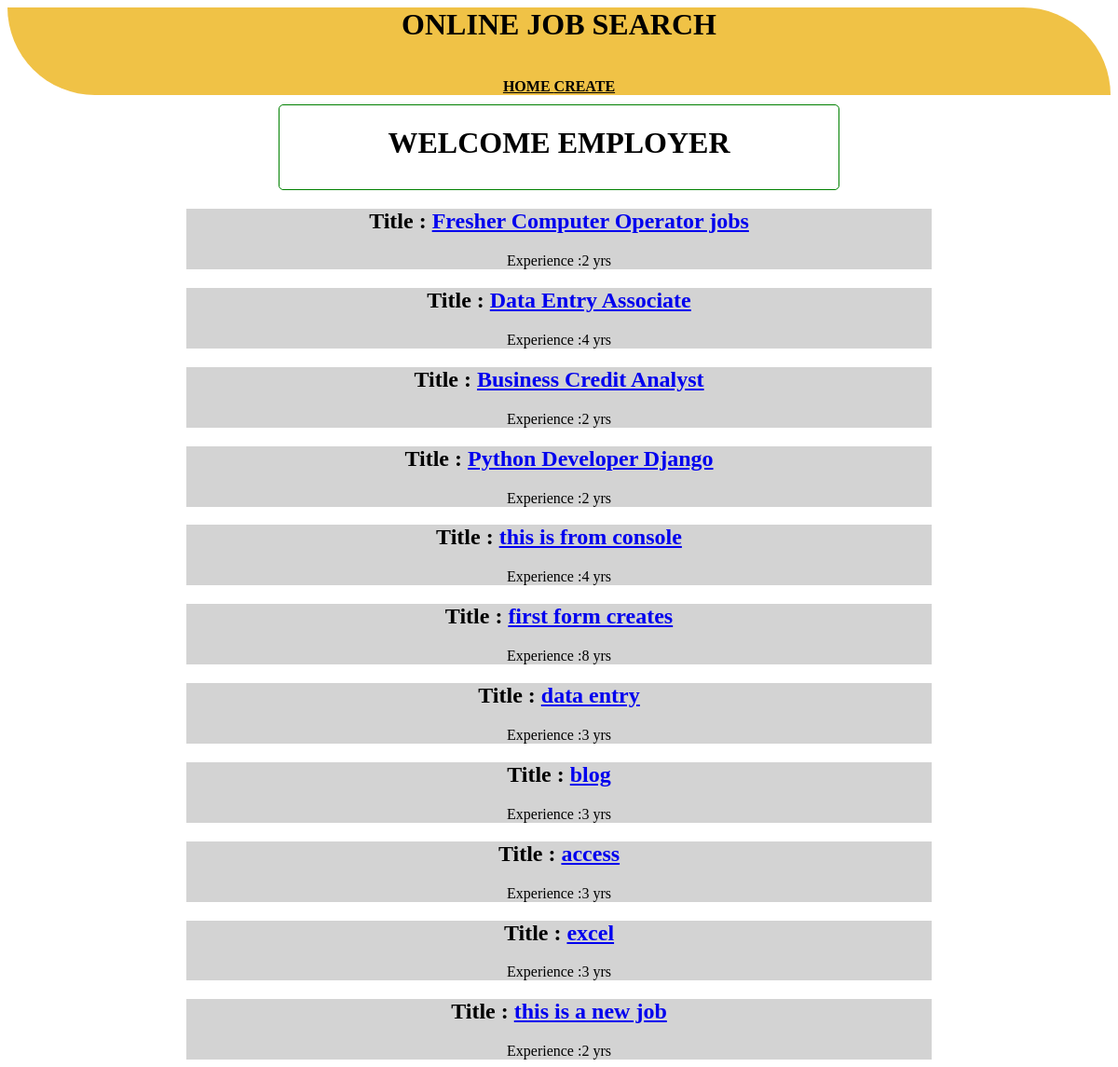
Screenshot of /employer with the database file from the repository.
### app/models.py (models this page shows, shortened)
class JOB_POSTING(models.Model):
    title = models.CharField(max_length=50)
    name = models.CharField(max_length=30)
    discription = models.TextField()
    contact = models.IntegerField()
    mail = models.EmailField()
    date = models.DateField(default=datetime.now,null=True)
    exp = models.IntegerField()
    location = models.CharField(max_length=20)
    employer = models.ForeignKey(User,on_delete=models.CASCADE)       #used to connecting the user table

### app/views.py (the view)
# urls.py: path("employer",employerhome,name="emp"),
def employerhome(request):
    data = JOB_POSTING.objects.all()
    return render_to_response("employer/employerhome.html",{"job":data})

### templates/employer/employerhome.html (shortened to what this page needs)
{% load static %}
<html>
    <head>
        <body>
            <link rel="stylesheet" href="{% static 'style.css' %}">
        <div class="header">
            <div style="text-align: center; background-color:rgb(240, 194, 70);border-bottom-left-radius:30cm; border-top-right-radius: 30cm;"
        <font face = "Comic sans MS" size =" 5"><h1>ONLINE JOB SEARCH</h1></font><br/>
        <a href="/" style="color:black;"><B> HOME </B> </a>
        <a href="/employer/create" style="color:black;"><B> CREATE</B></a>
            </div>
        </div>
        <div class="main" style="padding-top:10px;" >
                <div style="text-align: center;margin: 0 auto; width: 600px; border: 1px solid green;border-radius: 5px;">
                   <div>
                       <h1>
                           <center>
                               WELCOME EMPLOYER
                           </center>
                       </h1>
                       <div style="padding-bottom:10px">
                   </div>
                   </div>
                 </div>
                <div style="text-align: center";>
                   <div>
                        {% for i in job %}
                        <div class="job_line">
                            <h2>Title : <a href="job/{{i.id}}/">{{i.title}}</a></h2>
                            <span> Experience :{{i.exp}} yrs</span>
                        </div>
                        {% endfor %}
                   </div>
                   </div>
                   </div>
    </head>
</html>

### static/style.css (style rules this page uses)
.job_line { background-color: rgb(211, 211, 211); max-width: 800px; margin: 0 auto; }
html { text-decoration: none; }

### rows the page displays
JOB_POSTING: title "Fresher Computer Operator jobs", exp "2"
JOB_POSTING: title "Data Entry Associate", exp "4"
JOB_POSTING: title "Business Credit Analyst", exp "2"
JOB_POSTING: title "Python Developer Django", exp "2"
JOB_POSTING: title "this is from console", exp "4"
JOB_POSTING: title "first form creates", exp "8"
JOB_POSTING: title "data entry", exp "3"
JOB_POSTING: title "blog", exp "3"
JOB_POSTING: title "access", exp "3"
JOB_POSTING: title "excel", exp "3"
JOB_POSTING: title "this is a new job", exp "2"
